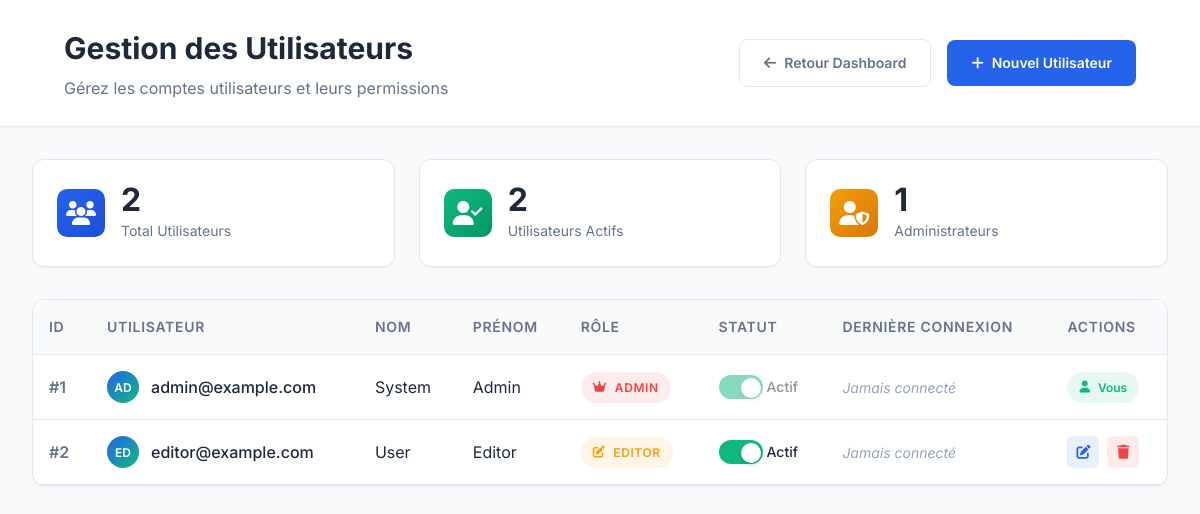
The app's page /users (signed in) with its own data.
### tables this page shows
CREATE TABLE users (
    id INT PRIMARY KEY AUTO_INCREMENT COMMENT 'Identifiant unique de l\'utilisateur',
    role_id INT NOT NULL COMMENT 'Référence au rôle',
    email VARCHAR(255) UNIQUE NOT NULL COMMENT 'Adresse email de l\'utilisateur',
    password VARCHAR(255) NOT NULL COMMENT 'Mot de passe hashé',
    firstname VARCHAR(100) NOT NULL COMMENT 'Prénom',
    lastname VARCHAR(100) NOT NULL COMMENT 'Nom',
    is_active BOOLEAN DEFAULT TRUE COMMENT 'Statut actif/inactif',
    last_login DATETIME COMMENT 'Dernière connexion',
    created_at TIMESTAMP DEFAULT CURRENT_TIMESTAMP,
    updated_at TIMESTAMP DEFAULT CURRENT_TIMESTAMP ON UPDATE CURRENT_TIMESTAMP,
    FOREIGN KEY (role_id) REFERENCES roles(id) ON DELETE RESTRICT
);

CREATE TABLE roles (
    id INT PRIMARY KEY AUTO_INCREMENT COMMENT 'Identifiant unique du rôle',
    name VARCHAR(50) UNIQUE NOT NULL COMMENT 'Nom du rôle (super_admin, admin)',
    description TEXT COMMENT 'Description du rôle',
    created_at TIMESTAMP DEFAULT CURRENT_TIMESTAMP,
    updated_at TIMESTAMP DEFAULT CURRENT_TIMESTAMP ON UPDATE CURRENT_TIMESTAMP
);

### src/Core/Controller.php (called while the page is built, shortened)
<?php
class Controller
{
    protected function render($view, $data = [])
    {
        extract($data);
        require_once __DIR__ . "/../View/{$view}.php";
    }
}

### src/Controller/UserController.php (called while the page is built, shortened)
<?php
require_once __DIR__ . '/../Core/Controller.php';
class UserController extends Controller
{
    private $userManager;
    private $roleManager;
    public function __construct()
    {
        require_once __DIR__ . '/../Repository/UserRepository.php';
        $this->userManager = new UserRepository();
        $this->roleManager = new RoleRepository();
    }
    public function index()
    {
        $users = $this->userManager->findAll();
        $roles = $this->roleManager->findAll();
        $data = [
            'users' => $users,
            'roles' => $roles,
            'success' => $_SESSION['user_success'] ?? null,
            'error' => $_SESSION['user_error'] ?? null,
            'csrf_token' => $_SESSION['csrf_token'] ?? bin2hex(random_bytes(16))
        ];
        $this->render('users/index', $data);
    }
}

### public/index.php (called while the page is built, shortened)
<?php
require_once __DIR__ . '/../src/Core/functions.php';
require_once __DIR__ . '/../src/Core/Database.php';
require_once __DIR__ . '/../src/Core/Controller.php';
require_once __DIR__ . '/../src/Repository/BaseRepository.php';
require_once __DIR__ . '/../src/Core/Router.php';
try {
    $router = new Router();
    $router->dispatch();
} catch (Throwable $e) {
    http_response_code(500);
    echo "<h1>Exception Non Gérée</h1>";
    echo "<p>" . htmlspecialchars($e->getMessage()) . "</p>";
    if (ini_get('display_errors')) {
        echo "<pre>" . $e->getTraceAsString() . "</pre>";
    }
}

### src/Core/functions.php (called while the page is built, shortened)
<?php
function url($path = '')
{
    $base = defined('BASE_URL') ? rtrim(BASE_URL, '/') : '';
    $path = '/' . ltrim($path, '/');
    if ($path === '/') {
        return $base . '/';
    }
    return $base . $path;
}

### src/Core/Database.php (called while the page is built, shortened)
<?php
class Database
{
    private static $instance = null;
    private $connection;
    private function __construct()
    {
        try {
            $this->connection = new PDO(
                "mysql:host=" . DB_HOST . ";dbname=" . DB_NAME . ";charset=utf8mb4",
                DB_USER,
                DB_PASS,
                [PDO::ATTR_ERRMODE => PDO::ERRMODE_EXCEPTION]
            );
        } catch (PDOException $e) {
            $this->handleConnectionError($e);
        }
    }
    public static function getInstance()
    {
        if (self::$instance === null) {
            self::$instance = new self();
        }
        return self::$instance;
    }
    public function getConnection()
    {
        return $this->connection;
    }
}

### src/Repository/BaseRepository.php (called while the page is built, shortened)
<?php
class BaseRepository
{
    public function __construct()
    {
        $this->db = Database::getInstance()->getConnection();
    }
}

### src/Repository/UserRepository.php (called while the page is built, shortened)
<?php
require_once __DIR__ . '/BaseRepository.php';
class UserRepository extends BaseRepository
{
    public function findAll()
    {
        $stmt = $this->db->query("
            SELECT u.*, r.name as role_name
            FROM users u
            LEFT JOIN roles r ON u.role_id = r.id
            ORDER BY u.created_at DESC
        ");
        return $stmt->fetchAll(PDO::FETCH_ASSOC);
    }
}

### src/View/users/index.php (the view, shortened to what this page needs)
<!DOCTYPE html>
<html lang="fr">
<head>
    <link href="https://cdnjs.cloudflare.com/ajax/libs/font-awesome/6.4.0/css/all.min.css" rel="stylesheet">
    <link rel="stylesheet" href="<?= url('/css/global.css') ?>">
    <link rel="stylesheet" href="<?= url('/css/dashboard.css') ?>">
</head>
<body>
    <div class="dashboard-layout">
        <main class="main-content">
            <header class="modern-header">
                <div class="header-content">
                    <div>
                        <h1 class="header-title">Gestion des Utilisateurs</h1>
                        <p class="header-subtitle">Gérez les comptes utilisateurs et leurs permissions</p>
                    </div>
                    <div class="header-actions">
                        <a href="<?= url('/') ?>" class="btn btn-ghost">
                            <i class="fas fa-arrow-left"></i>
                            Retour Dashboard
                        </a>
                        <a href="<?= url('/users/create') ?>" class="btn btn-primary">
                            <i class="fas fa-plus"></i>
                            Nouvel Utilisateur
                        </a>
                    </div>
                </div>
            </header>
            <div class="users-container">
                <div class="users-stats">
                    <div class="stat-card">
                        <div class="stat-icon primary">
                            <i class="fas fa-users"></i>
                        </div>
                        <div class="stat-content">
                            <div class="stat-value"><?= count($users) ?></div>
                            <div class="stat-label">Total Utilisateurs</div>
                        </div>
                    </div>
                    <div class="stat-card">
                        <div class="stat-icon success">
                            <i class="fas fa-user-check"></i>
                        </div>
                        <div class="stat-content">
                            <div class="stat-value"><?= count(array_filter($users, fn($u) => $u['is_active'])) ?></div>
                            <div class="stat-label">Utilisateurs Actifs</div>
                        </div>
                    </div>
                    <div class="stat-card">
                        <div class="stat-icon warning">
                            <i class="fas fa-user-shield"></i>
                        </div>
                        <div class="stat-content">
                            <div class="stat-value">
                                <?= count(array_filter($users, fn($u) => $u['role_name'] === 'admin')) ?>
                            </div>
                            <div class="stat-label">Administrateurs</div>
                        </div>
                    </div>
                </div>
                <div class="table-container">
                    <?php if (!empty($users)): ?>
                        <table class="table">
                            <thead>
                                <tr>
                                    <th>ID</th>
                                    <th>Utilisateur</th>
                                    <th>Nom</th>
                                    <th>Prénom</th>
                                    <th>Rôle</th>
                                    <th>Statut</th>
                                    <th>Dernière connexion</th>
                                    <th>Actions</th>
                                </tr>
                            </thead>
                            <tbody>
                                <?php foreach ($users as $user): ?>
                                    <tr data-user-id="<?= $user['id'] ?>"
                                        data-json="<?= htmlspecialchars(json_encode($user), ENT_QUOTES, 'UTF-8') ?>">
                                        <td>
                                            <span style="font-weight: 600; color: var(--text-secondary);">
                                                #<?= htmlspecialchars($user['id']) ?>
                                            </span>
                                        </td>
                                        <td>
                                            <div class="user-info">
                                                <div class="user-avatar">
                                                    <?= strtoupper(substr($user['email'], 0, 2)) ?>
                                                </div>
                                                <span style="font-weight: 500;"><?= htmlspecialchars($user['email']) ?></span>
                                            </div>
                                        </td>
                                        <td><?= htmlspecialchars($user['lastname']) ?></td>
                                        <td><?= htmlspecialchars($user['firstname']) ?></td>
                                        <td>
                                            <span
                                                class="role-badge role-<?= htmlspecialchars($user['role_name'] ?? $user['role'] ?? 'viewer') ?>">
                                                <?php
                                                $roleName = $user['role_name'] ?? $user['role'] ?? 'viewer';
                                                $icons = [
                                                    'admin' => 'crown',
                                                    'editor' => 'edit',
                                                    'viewer' => 'eye'
                                                ];
                                                $icon = $icons[$roleName] ?? 'eye';
                                                ?>
                                                <i class="fas fa-<?= $icon ?>"></i>
                                                <?= htmlspecialchars(ucfirst($roleName)) ?>
                                            </span>
                                        </td>
                                        <td>
                                            <div class="status-toggle">
                                                <label for="status-<?= $user['id'] ?>" class="status-label">
                                                    <span class="status-text">
                                                        <?= $user['is_active'] ? 'Actif' : 'Inactif' ?>
                                                    </span>
                                                </label>
                                            </div>
                                        </td>
                                        <td>
                                            <?php if ($user['last_login']): ?>
                                                <span class="login-time"
                                                    title="<?= date('d/m/Y H:i:s', strtotime($user['last_login'])) ?>">
                                                    <?= date('d/m/Y H:i', strtotime($user['last_login'])) ?>
                                                </span>
                                            <?php else: ?>
                                                <span class="no-login">Jamais connecté</span>
                                            <?php endif; ?>
                                        </td>
                                        <td>
                                            <div class="action-buttons">
                                                <?php if ($user['id'] != $_SESSION['user_id']): ?>
                                                    <button class="btn-action btn-edit" onclick="editUser(<?= $user['id'] ?>)"
                                                        title="Modifier">
                                                        <i class="fas fa-edit"></i>
                                                    </button>
                                                    <button class="btn-action btn-delete"
                                                        onclick="confirmDeleteUser(<?= $user['id'] ?>, '<?= htmlspecialchars($user['email'], ENT_QUOTES) ?>')"
                                                        title="Supprimer">
                                                        <i class="fas fa-trash"></i>
                                                    </button>
                                                <?php else: ?>
                                                    <span class="current-user">
                                                        <i class="fas fa-user"></i>
                                                        Vous
                                                    </span>
                                                <?php endif; ?>
                                            </div>
                                        </td>
                                    </tr>
                                <?php endforeach; ?>
                            </tbody>
                        </table>
                    <?php endif; ?>
                </div>
            </div>
        </main>
    </div>
</body>
</html>

### src/Core/Router.php (shortened to what this page needs)
<?php
class Router
{
    private $routes = [];
    public function add($method, $path, $controller, $action, $middleware = [])
    {
        $this->routes[] = compact('method', 'path', 'controller', 'action', 'middleware');
    }
    public function dispatch()
    {
        $method = $_SERVER['REQUEST_METHOD'];
        $uri = parse_url($_SERVER['REQUEST_URI'], PHP_URL_PATH);
        foreach ($this->routes as $route) {
            $params = [];
            if ($route['method'] === $method && $this->matchPath($route['path'], $uri, $params)) {
                $action = $route['action'];
                $controller = new $controllerName();
                call_user_func_array([$controller, $action], $params);
                return;
            }
        }
    }
    private function matchPath($routePath, $uri, &$params)
    {
        $pattern = preg_replace('#\{[a-zA-Z0-9_]+\}#', '([^/]+)', $routePath);
        $pattern = "#^" . $pattern . "$#";
        if (preg_match($pattern, $uri, $matches)) {
            return true;
        }
        return false;
    }
}

### records on screen
users: id "1", email "AD", email "admin@example.com", lastname "System", firstname "Admin", role.name "ADMIN", is_active "Actif", shows "Jamais connecté", shows "Vous"
users: id "2", email "ED", email "editor@example.com", lastname "User", firstname "Editor", role.name "EDITOR", is_active "Actif", shows "Jamais connecté"

### other values on screen
count($users) "2"
count(array_filter($users, fn($u) => $u['is_active'])) "2"
count(array_filter($users, fn($u) => $u['role_name'] === 'admin')) "1"
